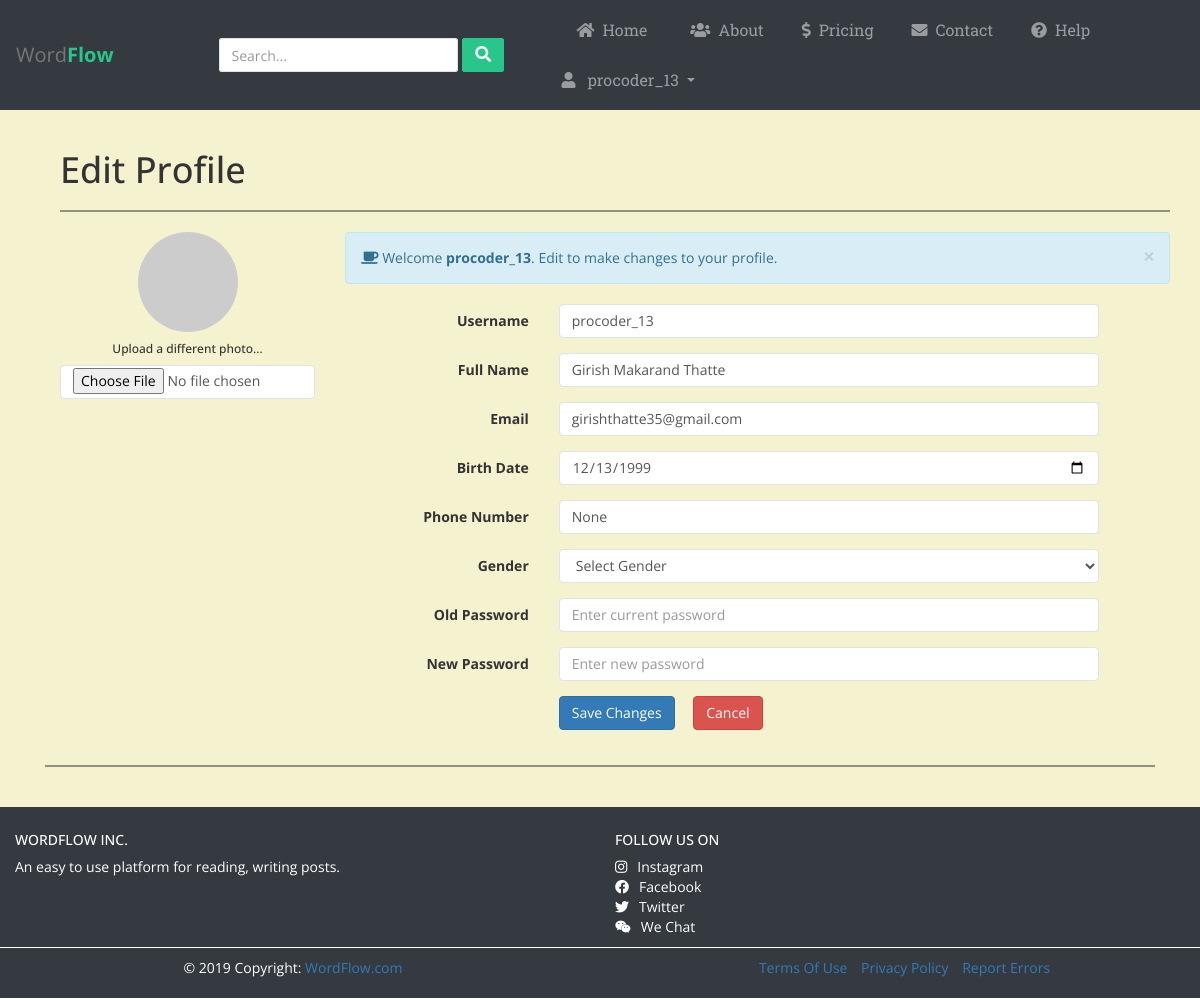
The page /profile/procoder_13 (signed in) on the database as committed earlier.
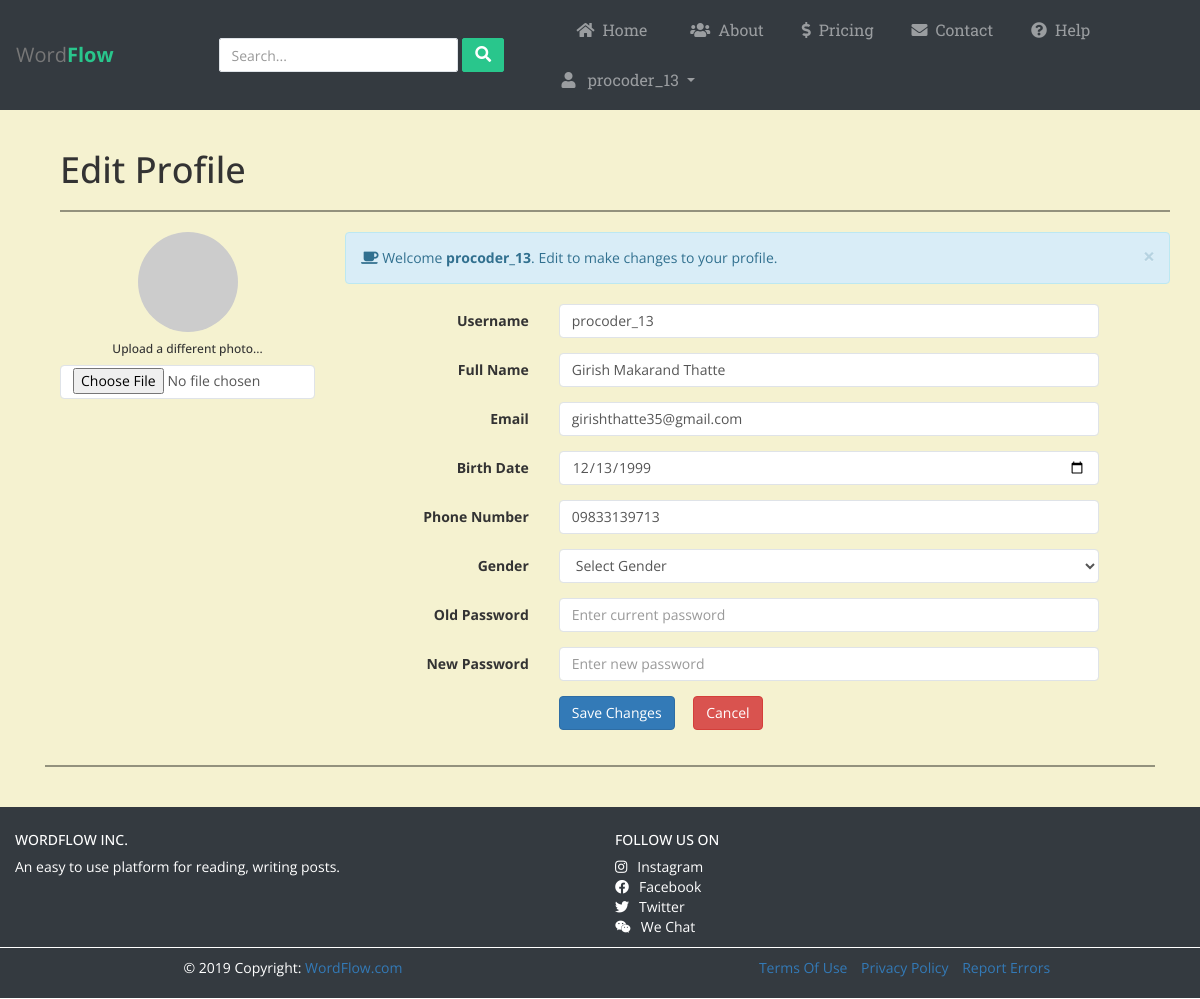
The same page on the database as committed later.
### app.py (models this page shows)
class User(db.Model):
	username = db.Column(db.String(40), primary_key = True, nullable=False)
	email = db.Column(db.String(100), unique=True, nullable=False)
	name = db.Column(db.String(), nullable=False)
	password = db.Column(db.String(), nullable=False)
	bdate = db.Column(db.String(), nullable=False)
	phone = db.Column(db.String())
	gender = db.Column(db.String(10))
	joined_on = db.Column(db.DateTime(), server_default=db.text('LOCALTIMESTAMP'))

### app.py (the view)
@app.route('/profile/<user>', methods=['GET', 'POST'])
@is_logged_in
def profile(user):
	user = User.query.filter_by(username=user).first()
	form = ProfileForm(request.form)
	if request.method == 'POST' and form.validate():
		username = request.form["username"]
		name = request.form["name"]
		email = request.form["email"]
		bdate = request.form["birthDate"]
		phone = request.form["phone"]
		gender = request.form["gender"]
		oldPassword = request.form["oldPassword"]
		newPassword = request.form["newPassword"]
		try:
			if sha256_crypt.verify(oldPassword, user.password):
				user.username = username
				user.name = name
				user.email = email
				user.bdate = bdate
				user.phone = phone
				user.gender = gender
				user.password = sha256_crypt.hash(str(newPassword))
				db.session.commit()
				flash('Profile edited succesfully !', category='success')
				return redirect(url_for("dashboard"))
			else:
				flash('Kindly enter correct current password', category='danger')
				return render_template('profile.html', username=session["username"], logged_in=True, user=user, form=form)
		except Exception as e:
			return render_template('profile.html', username=session["username"], logged_in=True, user=user, form=form)
	else:
		return render_template('profile.html', username=session["username"], logged_in=True, user=user, form=form)

### app.py
class ProfileForm(Form):
	username = TextField('Username', [DataRequired(), validators.length(min=4, max=13)])
	name = TextField('Full Name', [DataRequired(), validators.length(max=80)])
	email = EmailField('Email', [DataRequired(), Email()])
	birthDate = DateField('Birth Date', [DataRequired()])
	phone = TextField('Phone Number')
	oldPassword = PasswordField('Old Password', [DataRequired(), validators.length(min=8, max=30)])
	newPassword = PasswordField('New Password', [DataRequired(), validators.length(min=8, max=30)])
	choices = [('', 'Select Gender'), ('male', 'Male'), ('female', 'Female'), ('can\'t say', 'Can\'t Say'), ('not specified', 'Not Specified')]
	gender = SelectField('Gender', choices=choices)

### app.py (called while the page is built)
def is_logged_in(f):
	@wraps(f)
	def wrap(*args, **kwargs):
		if 'logged_in' in session:
			return f(*args, **kwargs)
		else:
			flash('Unauthorized, Please Login !', category='danger')
			return redirect(url_for('home'))
	return wrap

### templates/profile.html (shortened to what this page needs)
{% extends "layout.html" %}
{% from "formhelpers.html" import render_field %}
{% block content %}
<div class="container">
    <h1>Edit Profile</h1>
    <hr>
    <div class="row">
        <div class="col-md-3">
            <div class="text-center">
                <img src="//placehold.it/100" class="avatar img-circle" alt="avatar">
                <h6>Upload a different photo...</h6>
                <input type="file" class="form-control my-3 pt-1">
            </div>
        </div>
        <div class="col-md-9 personal-info">
            <div class="alert alert-info alert-dismissable">
                <a class="panel-close close" data-dismiss="alert">×</a>
                <i class="fa fa-coffee"></i>
                Welcome <strong>{{user.username}}</strong>. Edit to make changes to your profile.
            </div>
            <form class="form-horizontal" role="form" method="POST">
                <div class="form-group">
                    {{form.username.label(class_="col-md-3 control-label", for=form.username.name)}}
                    <div class="col-md-8">
                        {{ form.username(class_="form-control", value=user.username) }}
                    </div>
                </div>
                <div class="form-group">
                    {{form.name.label(class_="col-md-3 control-label", for=form.name.name)}}
                    <div class="col-md-8">
                        {{ form.name(class_="form-control", value=user.name) }}
                    </div>
                </div>
                <div class="form-group">
                    {{form.email.label(class_="col-md-3 control-label", for=form.email.name)}}
                    <div class="col-md-8">
                        {{ form.email(class_="form-control", value=user.email) }}
                    </div>
                </div>
                <div class="form-group">
                    {{form.birthDate.label(class_="col-md-3 control-label", for=form.birthDate.name)}}
                    <div class="col-md-8">
                        {{ form.birthDate(class_="form-control", value=user.bdate) }}
                    </div>
                </div>
                <div class="form-group">
                    {{form.phone.label(class_="col-md-3 control-label", for=form.phone.name)}}
                    <div class="col-md-8">
                        {{ form.phone(class_="form-control", value=user.phone) }}
                    </div>
                </div>
                <div class="form-group">
                    {{form.gender.label(class_="col-lg-3 control-label", for=form.gender.name)}}
                    <div class="col-lg-8">
                        <div class="ui-select">
                            {{form.gender(class_="form-control", style="height: 34px")}}
                        </div>
                    </div>
                </div>
                <div class="form-group">
                    {{form.oldPassword.label(class_="col-md-3 control-label", for=form.oldPassword.name)}}
                    <div class="col-md-8">
                        {{ form.oldPassword(class_="form-control", placeholder="Enter current password") }}
                    </div>
                </div>
                <div class="form-group">
                    {{form.newPassword.label(class_="col-md-3 control-label", for=form.newPassword.name)}}
                    <div class="col-md-8">
                        {{ form.newPassword(class_="form-control", placeholder="Enter new password") }}
                    </div>
                </div>
                <div class="form-group">
                    <label class="col-md-3 control-label"></label>
                    <div class="col-md-8">
                      <button type="submit" class="btn btn-primary">Save Changes</button>
                      <input type="reset" class="btn btn-danger ml-4" value="Cancel">
                    </div>
                </div>
            </form>
        </div>
    </div>
</div>
<hr>
{% endblock %}

### templates/layout.html (shortened to what the changed rows need)
<!DOCTYPE html>
<html>
<head>
	<link rel="stylesheet" href="https://stackpath.bootstrapcdn.com/bootstrap/4.3.1/css/bootstrap.min.css">
	<link rel="stylesheet" href="//maxcdn.bootstrapcdn.com/bootstrap/4.0.0/css/bootstrap.min.css" rel="stylesheet" id="bootstrap-css">
  <link href="//netdna.bootstrapcdn.com/bootstrap/3.2.0/css/bootstrap.min.css" rel="stylesheet" id="bootstrap-css">
	<link rel="stylesheet" href="https://maxcdn.bootstrapcdn.com/font-awesome/4.7.0/css/font-awesome.min.css">
  <link rel="stylesheet" type="text/css" href="{{ url_for('static', filename='stylesheets/layout.css') }}">
  <link rel="stylesheet" type="text/css" href="https://cdnjs.cloudflare.com/ajax/libs/font-awesome/5.11.2/css/all.css">
</head>
<body id="page-top">
<nav class="navbar sticky-top navbar-default navbar-expand-lg navbar-dark bg-dark" style="border: none;">
  {% if logged_in == True %}
	<div id="navbarCollapse" class="collapse navbar-collapse justify-content-start" style="width: 630px;">
  {% else %}
  <div id="navbarCollapse" class="collapse navbar-collapse justify-content-start" style="width: 500px;">
  {% endif %}
    {% if logged_in == True %}
    <ul class="nav navbar-nav ml-auto">
      <li class="nav-item dropdown">
        <a data-toggle="dropdown" class="nav-link dropdown-toggle" href="#"><span style="margin: 0% 8px;"><i class="fas fa-user"></i></span> {{ username }} </b></a>
      </li>
    </ul>
    {% endif %}
	</div>
</nav>
  <div class="container">
  	{% block content %}
    {% endblock %}
  </div>
<br>
</body>
</html>

Rows that differ between the two databases and show on the page:
changed User "procoder_13": phone "None" → "09833139713"
